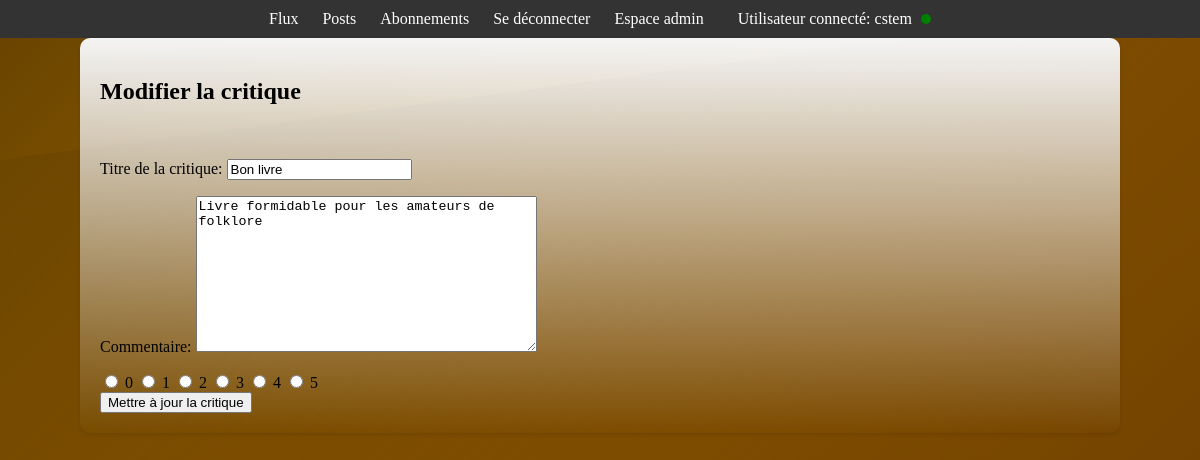
The app's page /review/3/update (signed in) with its own data.
### review/models.py (models this page shows, shortened)
class Review(models.Model):
    ticket = models.ForeignKey(to=Ticket, on_delete=models.CASCADE, related_name="reviews")
    rating = models.PositiveSmallIntegerField(
        validators=[MinValueValidator(0), MaxValueValidator(5)],
        default=0
    )
    title = models.CharField(max_length=128, default="")
    description = models.TextField(max_length=8192, blank=True, default="")
    user = models.ForeignKey(
        settings.AUTH_USER_MODEL, on_delete=models.CASCADE)
    created_at = models.DateTimeField(auto_now_add=True)
    updated_at = models.DateTimeField(auto_now=True)

### review/views.py (the view)
# urls.py: path('review/<int:pk>/update', UpdateReviewView.as_view(), name='update_review'),
class UpdateReviewView(LoginRequiredMixin, UpdateView):
    model = Review
    template_name = 'review/update_review.html'
    form_class = ReviewForm
    success_url = '/flux/'

### review/forms.py
class ReviewForm(forms.ModelForm):
    rating = forms.ChoiceField(
        choices=[(str(i), str(i)) for i in range(6)],
        widget=forms.RadioSelect(attrs={'class': 'form-check-input'}),
    )
    class Meta:
        model = Review
        fields = ['title', 'description', 'rating']

### review/templates/review/update_review.html (shortened to what this page needs)
{% extends 'skeleton.html' %}
{% block content %}
    <div class="post-block your-flux">
        <h2>Modifier la critique {{ ticket.post.title }}</h2>
        <br>
        <form method="post" enctype="multipart/form-data">
            <p>Titre de la critique: {{ form.title }}</p>
            <p>Commentaire: {{ form.description }}</p>
            <div class="form-check form-check-inline">
                {% for choice_value, choice_label in form.rating.field.choices %}
                    <label class="form-check-label">
                        <input class="form-check-input" type="radio" name="{{ form.rating.name }}" value="{{ choice_value }}" {% if choice_value == form.rating.value %}checked{% endif %}>
                        {{ choice_label }}
                    </label>
                {% endfor %}
            </div>
            <button type="submit">Mettre à jour la critique</button>
        </form>
    </div>
{% endblock %}

### project/templates/skeleton.html (shortened to what this page needs)
<!DOCTYPE html>
<html>
{% load static %}
<head>
    <link rel="stylesheet" type="text/css" href="{% static 'skeleton/skeleton.css' %}">
    <link rel="stylesheet" href="https://cdnjs.cloudflare.com/ajax/libs/font-awesome/6.0.0-beta3/css/all.min.css"
 />
    <link rel="stylesheet" type="text/css" href="{% static 'flux/flux.css' %}">
    <link rel="stylesheet" type="text/css" href="{% static 'review/review.css' %}">
</head>
<body>
    <nav>
        <ul>
            <li><a href="{% url 'flux' %}">Flux</a></li>
            <li><a href="{% url 'posts' %}">Posts</a></li>
            <li><a href="{% url 'flux_utilisateurs' %}">Abonnements</a></li>
            {% if user.is_authenticated %}
                <li><a href="{% url 'logout' %}">Se déconnecter</a></li>
            {% endif %}
            {% if request.user.is_superuser %}
                <li><a href="{% url 'admin:index' %}" class="btn">Espace admin</a></li>
            {% endif %}
            {% if user.is_authenticated %}
                <li>
                    <span class="username connected">
                        Utilisateur connecté: {{ user.username }}
                    </span>
                </li>
            {% endif %}
        </ul>
    </nav>
    {% block content %}
    {% endblock content %}
</body>
</html>

### project/static/skeleton/skeleton.css (style rules this page uses)
body { position: relative; background: linear-gradient(135deg, #FFA500, #FF8C00, #FF6347, #FF4500); background-size: 400% 400%; animation: gradientAnimation 10s infinite, waveAnimation 2s infinite; margin: 0; padding: 0; min-height: 100vh; z-index: 1; }
body::before, body::after { content: ''; position: absolute; width: 100%; height: 100%; z-index: -1; }
body::before { top: 0; left: 0; background: linear-gradient(135deg, rgba(0, 0, 0, 0.6), rgba(0, 0, 0, 0)); clip-path: polygon(0 0, 100% 0, 100% 80%, 0 100%); }
body::after { bottom: 0; right: 0; background: linear-gradient(135deg, rgba(0, 0, 0, 0), rgba(0, 0, 0, 0.6)); clip-path: polygon(0 20%, 100% 0, 100% 100%, 0 100%); }
nav { background-color: #333; color: white; padding: 10px 0; }
nav ul { list-style-type: none; margin: 0; padding: 0; text-align: center; }
nav ul li { display: inline-block; margin: 0 10px; }
nav ul li a { text-decoration: none; color: white; }
.username { margin-left: 10px; }

### review/static/flux/flux.css (style rules this page uses)
.your-flux { background-color: #f4f4f4; }
.post-block { max-width: 100%; width: 1000px; margin: 0 auto; padding: 20px; background: linear-gradient(to bottom, #f4f4f4, rgba(244, 244, 244, 0)); border-radius: 10px; box-shadow: 0 2px 4px rgba(0, 0, 0, 0.1); display: flex; flex-direction: column; }
.connected::after { content: ""; display: inline-block; width: 10px; height: 10px; background-color: green; border-radius: 50%; margin-left: 5px; }
.post-block { max-width: 100%; width: 1000px; margin: 0 auto; padding: 20px; background: linear-gradient(to bottom, #f4f4f4, rgba(244, 244, 244, 0)); border-radius: 10px; box-shadow: 0 2px 4px rgba(0, 0, 0, 0.1); }

### review/static/review/review.css (style rules this page uses)
.connected::after { content: ""; display: inline-block; width: 10px; height: 10px; background-color: green; border-radius: 50%; margin-left: 5px; }
.post-block { max-width: 100%; width: 1000px; margin: 0 auto; padding: 20px; background: linear-gradient(to bottom, #f4f4f4, rgba(244, 244, 244, 0)); border-radius: 10px; box-shadow: 0 2px 4px rgba(0, 0, 0, 0.1); }

### records on screen
Review: title "Bon livre", description "Livre formidable pour les amateurs de folklore"

### other values on screen
{{ user.username }} "cstem"
{{ choice_label }} "0" "1" "2" "3" "4" "5"
